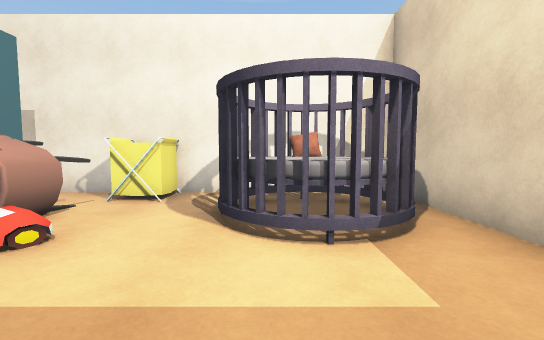
View 1 (above)

24 first-person views from a walk through a 3-D level made in the Unity game engine. The camera is 1.2 m above the floor, tilts 4° down and sees 90° across. Doors are open. The floor is counted in squares, 1 m on a side. Each view is taken from the middle of a square. On the plan, view 1 faces up. The plan holds only what a view shows up to about 13 squares ahead; the rest is blank. Some animated figures are not drawn. Some surface patterns are stand-ins.

View 2
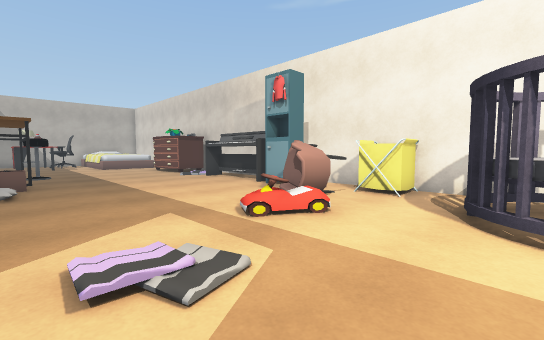

View 3
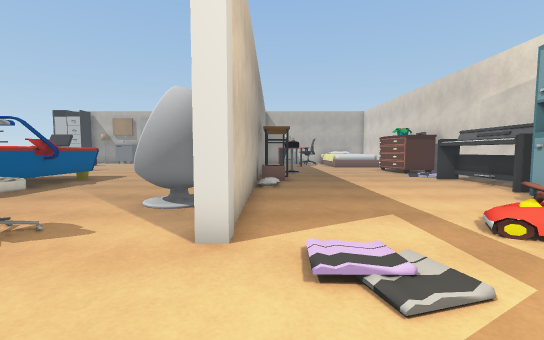

View 4
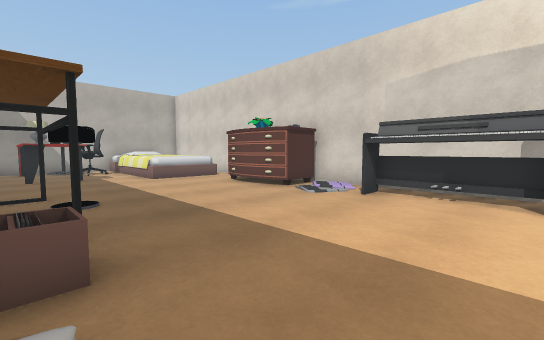

View 5
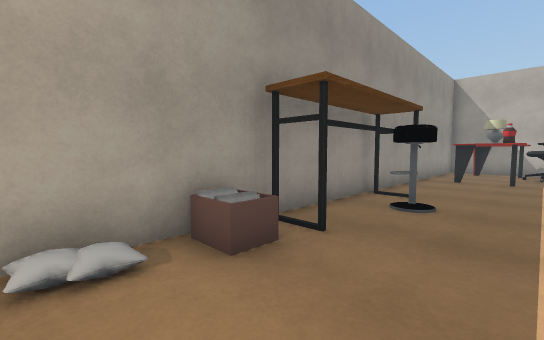

View 6
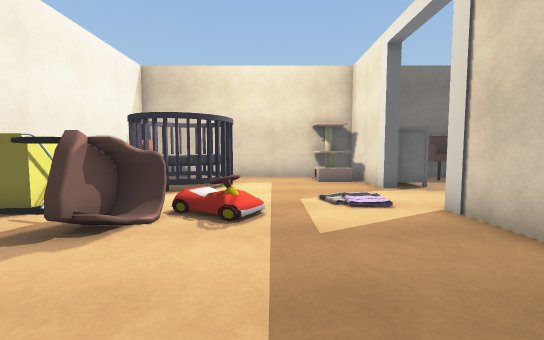

View 7
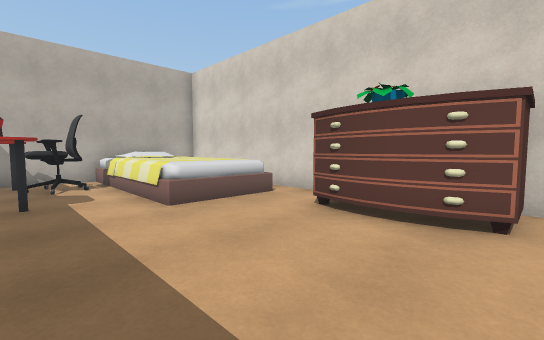

View 8
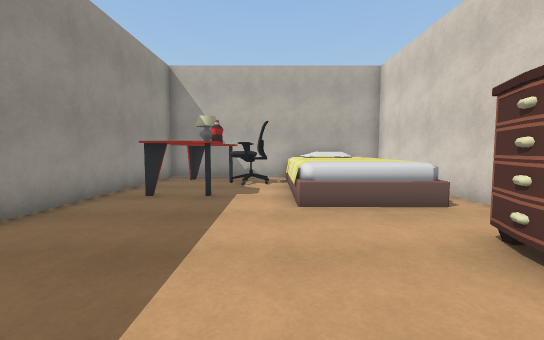

View 9
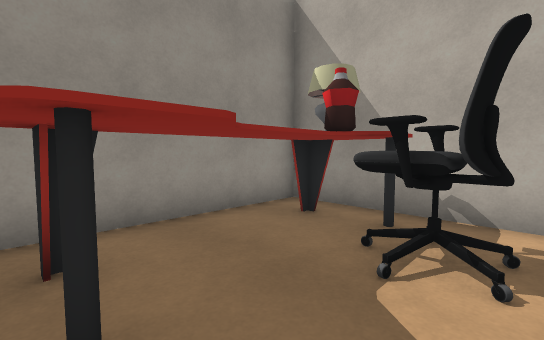

View 10
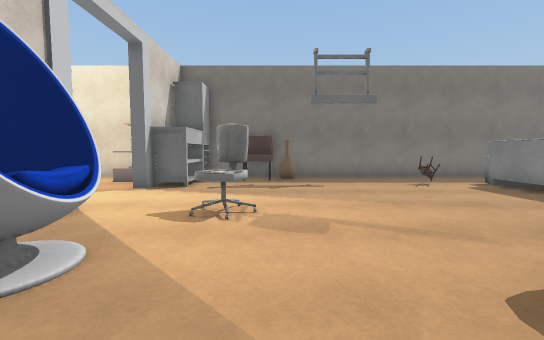

View 11
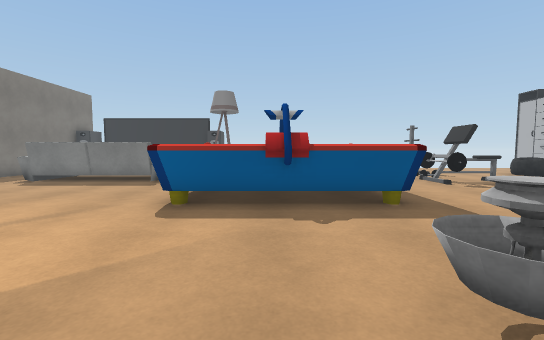

View 12
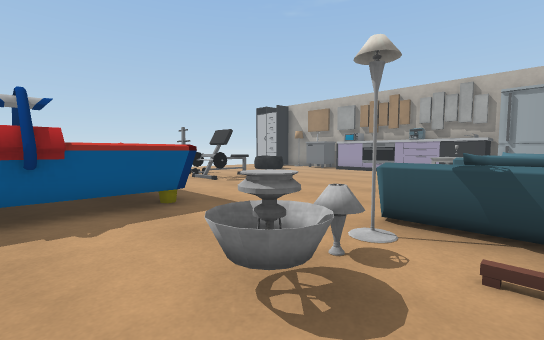

View 13
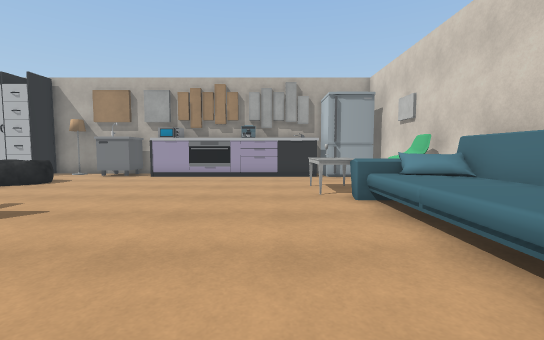

View 14
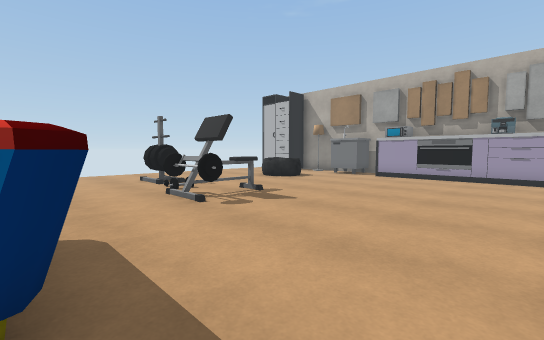

View 15
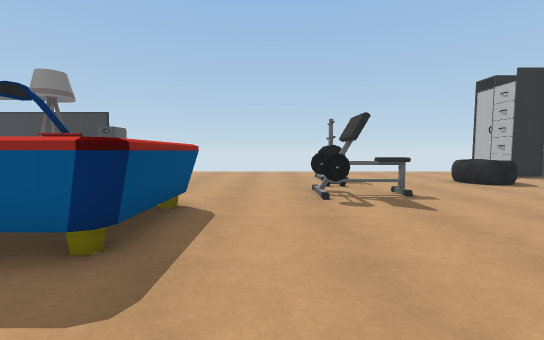

View 16
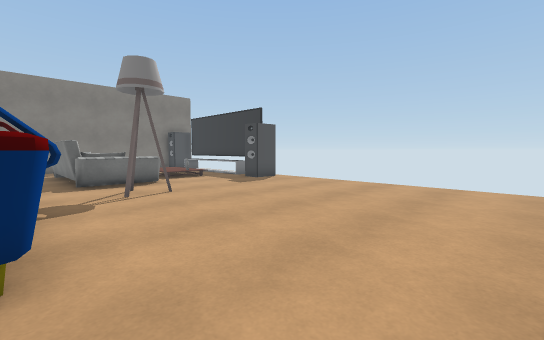

View 17
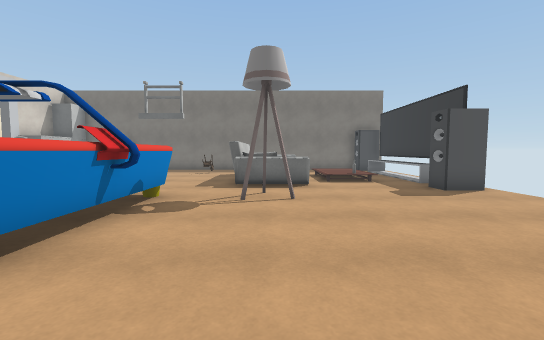

View 18
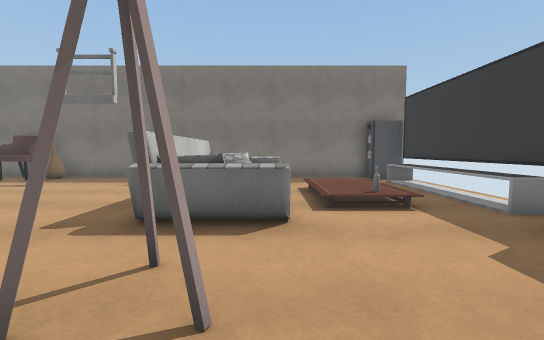

View 19
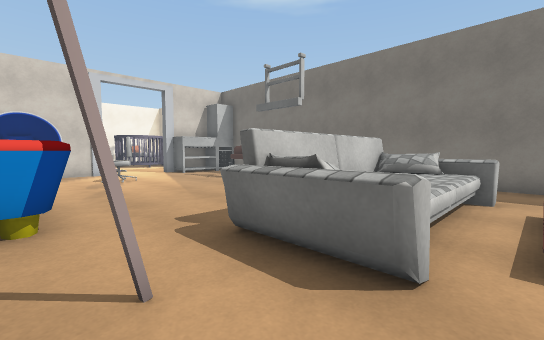

View 20
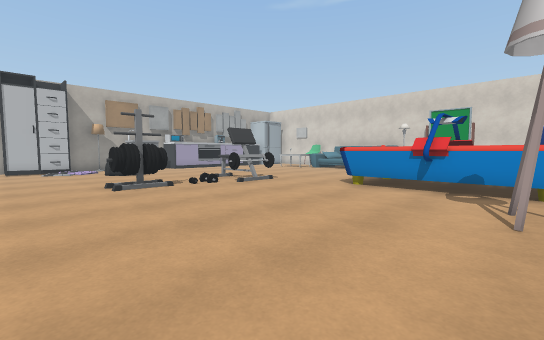

View 21
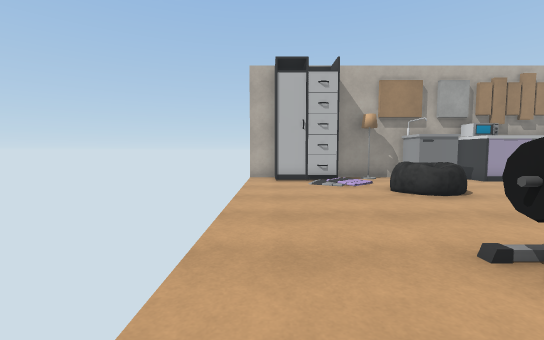

View 22
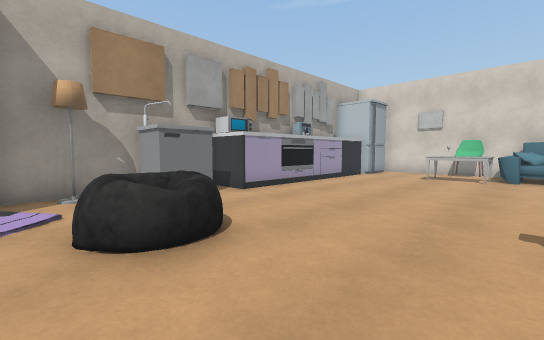

View 23
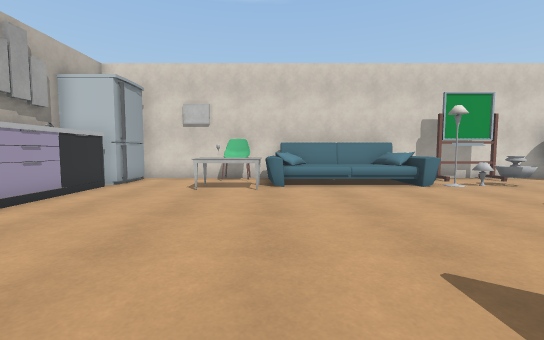

View 24
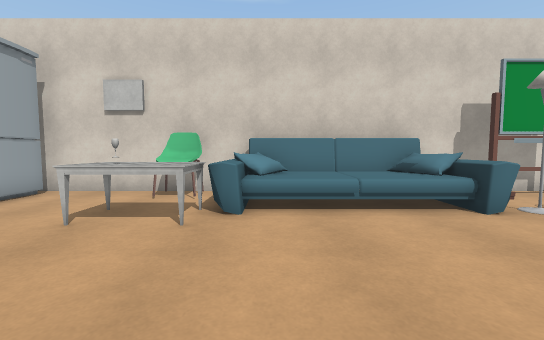

### Floor plan
Key: @ floor where view 1 was taken; # wall or solid block; x gap in a wall; . main floor; : floor 0.25 m higher than the main floor; + floor 1 m higher than the main floor; / step, stairs or slope; D open door; ^ raised ledge; O other object.
Columns run from 27 left of view 1 to 4 right of it. Each row starts with its distance up from view 1.
  8 #########    ##################
  7 ##     /.    O .OOOOOO.##..OO..#
  6 ##     /.OOOOO .OOOOOOOO..OOOO.#
  5 #/     /..............OO..OOOO.#
  4 #/    +O...............O...OOO.#
  3 # OO...................O.......#
  2 # OO...........................#
  1 #OOOOOO........................#
  0 #OOOOOO....OOOO........./..@.OO#
 -1 #..........O...OO//..........OO#
 -2 ########################DDD#####
 -3   O...OOOOOOOOOOOO..OOO....OOOO#
 -4  OOO....OOOOOOOOO...OO.......  #
 -5  OO...OOOOOOOOOOOO.....OO....OO#
 -6  OO...OO.....................OO#
 -7  OO...........................O#
 -8  OO...............O............#
 -9  OO............OOOOOOO.........#
-10   O............O OO   .........#
-11   O............O OO   ......O..#
-12   O............OOOOOOO......O..#
-13  OO........OO.....O............#
-14  OO......OOO........O.OOOOOOO..#
-15 #OO........OO.......O.OO  OOO..#
-16 # ..OOO...............OOOOOOO..#
-17 #O..OOO...OO............////...#
-18 ##O.......OO............O::   .#
-19   O.......O.............///   .#
-20   O...........................##
-21  #O..................##^^^^^^.##
-22  #                   #  #####x##

Positions as (right, up) in squares from view 1, and headings:
1: (0, 0), facing up
2: (0, -1), facing up-left
3: (0, -1), facing left
4: (-8, -1), facing up-left
5: (-9, 2), facing down-left
6: (-9, 2), facing right
7: (-14, 1), facing up-left
8: (-14, 3), facing left
9: (-21, 3), facing down-left
10: (-9, -6), facing right
11: (-9, -3), facing down
12: (-9, -3), facing down-left
13: (-12, -7), facing left
14: (-12, -7), facing down-left
15: (-14, -6), facing down
16: (-15, -12), facing down-right
17: (-14, -15), facing right
18: (-9, -16), facing right
19: (-7, -17), facing up-right
20: (-7, -21), facing up-left
21: (-14, -21), facing left
22: (-18, -18), facing up-left
23: (-19, -14), facing up
24: (-18, -10), facing up
